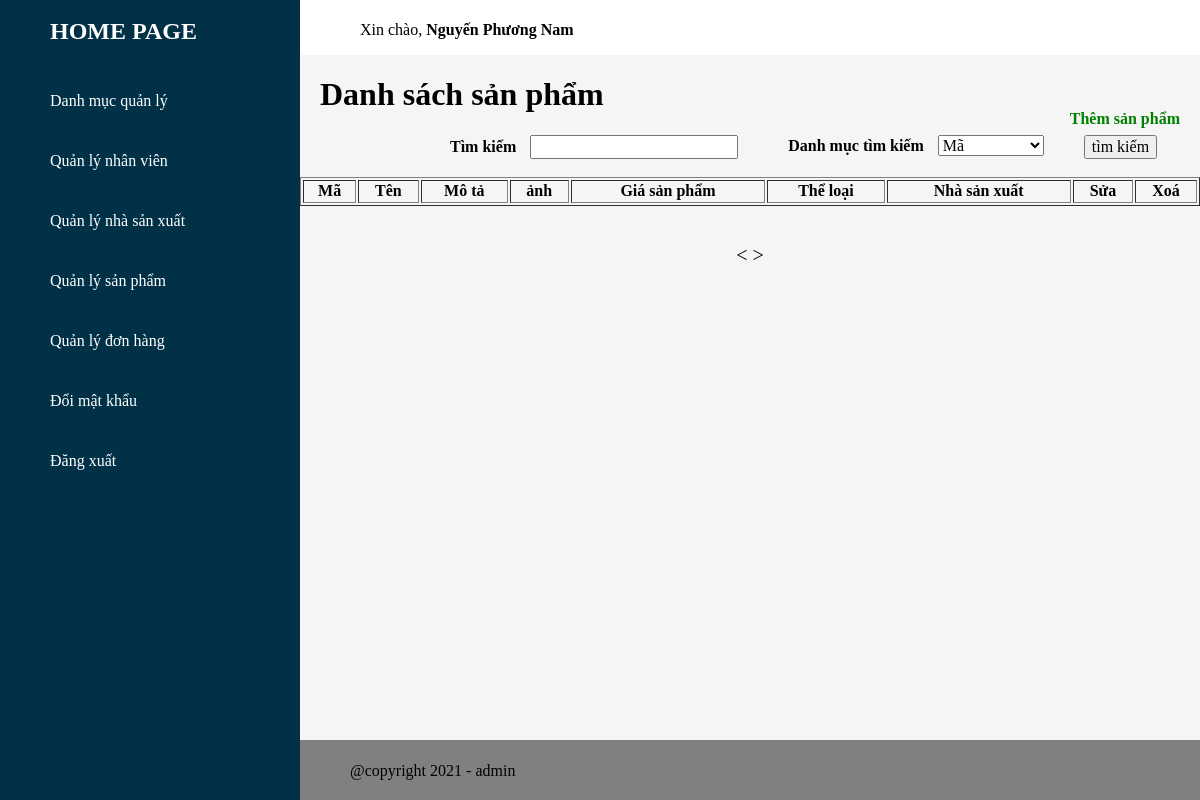
The app's page /admin/products/index.php (signed in), older data.
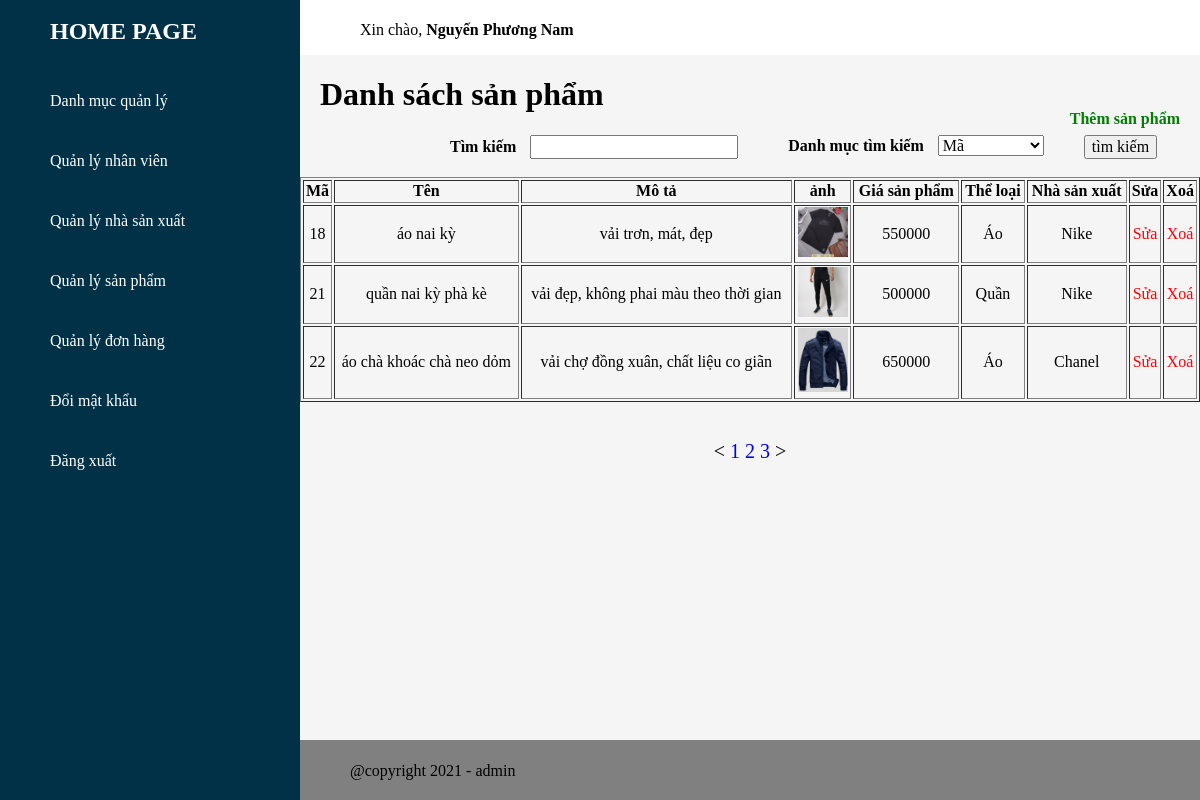
The same page, newer data.
### tables this page shows
CREATE TABLE `products` (
  `id` int(11) NOT NULL,
  `name` varchar(50) NOT NULL,
  `description` text NOT NULL,
  `photo` varchar(200) NOT NULL,
  `price` int(11) NOT NULL,
  `manufactures_id` int(11) DEFAULT NULL,
  `category_id` int(11) DEFAULT NULL
);

CREATE TABLE `category` (
  `id` int(11) NOT NULL,
  `name` varchar(20) NOT NULL
);

CREATE TABLE `manufactures` (
  `id` int(11) NOT NULL,
  `name` varchar(50) NOT NULL
);

### admin/pagination/pagination_process.php (called while the page is built, shortened)
<?php
	$pages = 1;
	$array_number_of_rows = mysqli_query($connect,$sql_number_of_rows);
	$result_number_of_rows = mysqli_fetch_array($array_number_of_rows);
	$number_of_rows = $result_number_of_rows['count(*)'];
	$number_of_rows_on_pages = 3;
	$number_of_pages = ceil($number_of_rows/$number_of_rows_on_pages);
	$offset = $number_of_rows_on_pages * ($pages- 1);
?>

### admin/products/index.php (the view, shortened to what this page needs)
<?php require '../header_admin.php' ?>
			<div class="details">
				<div class="recentOrder">
					<div class="table_header">
						<?php
							require '../db/connect.php';
							$category_search = 'products.id';
							$search = '';
							if (isset($_GET['search']) && isset($_GET['category_search']) ) {
								$search = $_GET['search'];
								$category_search = $_GET['category_search'];
								$sql_number_of_rows = "select count(*)
								from (products join manufactures on products.manufactures_id = manufactures.id)
								join category on products.category_id = category.id where $category_search like '%$search%' ";
							}else {
								$sql_number_of_rows = "select count(*)
								from (products join manufactures on products.manufactures_id = manufactures.id)
								join category on products.category_id = category.id ";
							}
							require '../pagination/pagination_process.php';
							if (isset($_GET['search']) && isset($_GET['category_search']) ) {
								$search = $_GET['search'];
								$category_search = $_GET['category_search'];
								$sql = "select products.*,manufactures.name as manufactures_name, category.name as category_name
								from (products join manufactures on products.manufactures_id = manufactures.id)
								join category on products.category_id = category.id
								where $category_search like '%$search%' limit $number_of_rows_on_pages offset $offset ";
							}else {
								$sql = "select products.*,manufactures.name as manufactures_name, category.name as category_name
								from (products join manufactures on products.manufactures_id = manufactures.id)
								join category on products.category_id = category.id limit $number_of_rows_on_pages offset $offset  ";
							}
							$result = mysqli_query($connect,$sql);
						?>
						<h1>Danh sách sản phẩm</h1>
						<a href="form_insert.php">
							<b>
								Thêm sản phẩm
							</b>
						</a>
					</div>
					<form>
						<div style="display: flex;">
							<div style="margin-left: 150px;">
								<label style="padding-right: 10px;">
									<b>Tìm kiếm</b>
								</label>
								<input type="text" name="search" value="<?php echo $search ?>">
							</div>
							<div style="margin-left: 50px;  margin-right: 40px;">
								<label style="padding-right: 10px;">
									<b>Danh mục tìm kiếm</b>
								</label>
								<select name="category_search">
									<?php
										switch ($category_search) {
											case '': ?>
											<?php
											case 'products.id': ?>
												<option selected value="products.id">Mã</option>
											<?php
											break;
											case 'products.name': ?>
											<?php
										}
									?>
								</select>
							</div>
							<button type="submit">
								tìm kiếm
							</button>
						</div>
					</form>
					<br>
					<table class="table_values" width="100%" border="1">
						<tr>
							<th>Mã</th>
							<th>Tên</th>
							<th>Mô tả</th>
							<th>ảnh</th>
							<th>Giá sản phẩm</th>
							<th>Thể loại</th>
							<th>Nhà sản xuất</th>
							<th>Sửa</th>
							<th>Xoá</th>
						</tr>
						<?php foreach ($result as $each): ?>
							<tr class="table_tr">
								<td><?php echo $each['id'] ?></td>
								<td><?php echo $each['name'] ?></td>
								<td><?php echo $each['description'] ?></td>
								<td>
									<img width="50px" src="photos/<?php echo $each['photo'] ?>">
								</td>
								<td><?php echo $each['price'] ?></td>
								<td><?php echo $each['category_name'] ?></td>
								<td><?php echo $each['manufactures_name'] ?></td>
								<td>
									<a class="table_update" href="form_update.php?id=<?php echo $each['id'] ?>">Sửa</a>
								</td>
								<td>
									<a class="table_update" onclick="return confirm('bạn chắc chắn xoá sản phẩm này chứ ?')" href="delete.php?id=<?php echo $each['id'] ?>">Xoá</a>
								</td>
							</tr>
						<?php endforeach ?>
					</table>
					<?php require '../pagination/pagination_display.php' ?>
				</div>
			</div>
			<?php require '../footer.php' ?>

### admin/header_admin.php (shortened to what this page needs)
<?php
	$name = '';
	if(isset($_SESSION['name'])) {
		$name = $_SESSION['name'];
	}
?>
<!DOCTYPE html>
<html>
<head>
	<link rel="stylesheet" type="text/css" href="../css/style.css">
	<link rel="stylesheet" type="text/css" href="https://cdnjs.cloudflare.com/ajax/libs/normalize/8.0.1/normalize.min.css">
</head>
<body>
	<div class="container">
		<div class="navigation">
			<ul>
				<li>
					<a href="../root">
						<span class="title"><h2>HOME PAGE</h2></span>
					</a>
				</li>
				<li>
					<a href="../root">
						<span class="title">Danh mục quản lý</span>
					</a>
				</li>
				<li>
					<a href="../staff">
						<span class="title">Quản lý nhân viên</span>
					</a>
				</li>
				<li>
					<a href="../manufactures">
						<span class="title">Quản lý nhà sản xuất</span>
					</a>
				</li>
				<li>
					<a href="../products">
						<span class="title">Quản lý sản phẩm</span>
					</a>
				</li>
				<li>
					<a href="../orders">
						<span class="title">Quản lý đơn hàng</span>
					</a>
				</li>
				<li>
					<a href="#">
						<span class="title">Đổi mật khẩu</span>
					</a>
				</li>
				<li>
					<a href="../log_out.php">
						<span class="title">Đăng xuất</span>
					</a>
				</li>
			</ul>
		</div>
		<div class="main">
			<div class="topbar" style="padding-top: 5px;">
					<p style="margin-left: 60px; ">Xin chào, <b><?php echo $name ?></b></p>
			</div>

### admin/pagination/pagination_display.php (shortened to what this page needs)
<br>
<p style="text-align: center; font-size: 20px;">
	<
<?php
		for ($i=1; $i <= $number_of_pages; $i++) { ?>
			<a style="text-decoration: none;" href="index.php?pages=<?php echo $i ?>&search=<?php echo $search ?>&category_search=<?php echo $category_search ?>" >
				<?php echo $i ?>
			</a>
	<?php } ?>
	>

### admin/footer.php
<div class="footer">
				<p>@copyright 2021 - admin</p>
			</div>
		</div>
	</div>
</body>
</html>

### admin/css/style.css (style rules this page uses)
body { overflow-x: hidden; }
.container { position: relative; width: 100%; }
.navigation { position: fixed; width: 300px; height: 100%; background-color: #003147; transition: 0.5s; overflow-x: hidden; }
.navigation ul { position: absolute; top: 0; left: 0; width: 100%; }
.navigation ul li { position: relative; width: 100%; list-style: none; }
.navigation ul li:nth-child(1) { margin-top: -35px; margin-bottom: 30px; }
.navigation ul li a { position: relative; display: block; width: 100%; display: flex; text-decoration: none; color: #fff; }
.navigation ul li a .title { position: relative; display: block; padding: 0 10px; height: 60px; line-height: 60px; white-space: nowrap; }
.main { position: absolute; width: calc(100% - 300px); left: 300px; min-height: 100vh; background: #f5f5f5; transition: 0.5s; }
.main .topbar { width: 100%; background: #fff; height: 50px; align-items: center; display: flex; }
td { text-align: center; }
.table_header { display: flex; justify-content: space-between; }
.table_header a { padding-top: 55px; margin-right: 20px; text-decoration: none; color: green; }
.table_header h1 { margin-left: 20px; }
.table_values a { text-decoration: none; color: red; }
.footer { position: absolute; width: 100%; background: gray; height: 60px; bottom: 0; }
.footer p { margin-left: 50px; padding-top: 6px; }

Row changes from the older to the newer data that the page shows:
added products: id "18", name "áo nai kỳ", description "vải trơn, mát, đẹp", photo (picture), price "550000", category.name "Áo", manufactures.name "Nike"
added products: id "21", name "quần nai kỳ phà kè", description "vải đẹp, không phai màu theo thời gian", photo (picture), price "500000", category.name "Quần", manufactures.name "Nike"
added products: id "22", name "áo chà khoác chà neo dỏm", description "vải chợ đồng xuân, chất liệu co giãn", photo (picture), price "650000", category.name "Áo", manufactures.name "Chanel"
Text that changed along with them:
new list line: "1"
new list line: "2"
new list line: "3"
